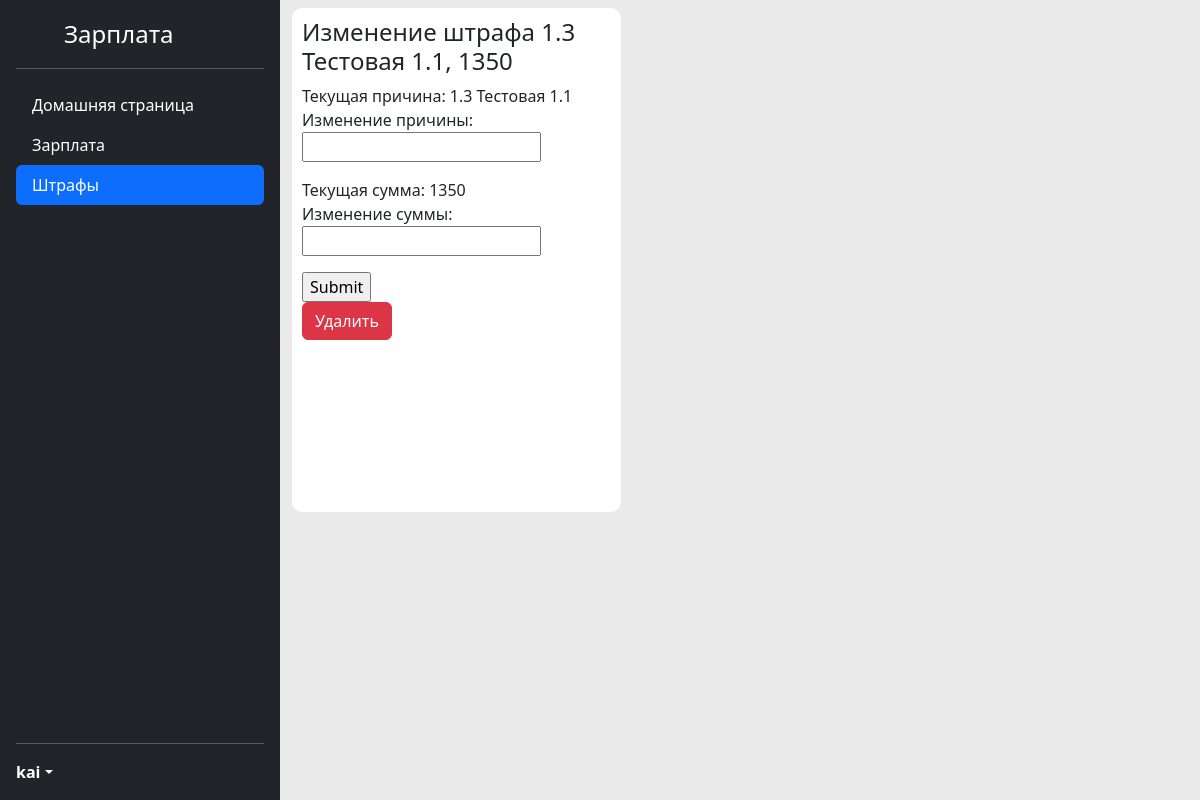
Screenshot of /salary/sanction/3/ (signed in) with the database file from the repository.
### main/models.py (models this page shows)
class Sanction(models.Model): # Сетка штрафов а именно какие штрафы есть и какая за них ответственность
    reason = models.CharField(max_length = 200)
    summ = models.IntegerField()
    def __str__(self):
        return f"{self.reason}, {self.summ}"

### main/views.py (the view)
# urls.py: path('sanction/<int:id>/', views.cahnge_sanction),
@login_required
@permission_required('main.change_sanction')
def cahnge_sanction(request, id):
    try:
          sanction = Sanction.objects.get(id=id)
          if request.method == "POST":
               if request.POST.get("reason") != "": sanction.reason = request.POST.get("reason")
               if request.POST.get("summ") != "":sanction.summ = request.POST.get("summ")
               sanction.save()
               return HttpResponseRedirect("/salary/sanction")
          return render(request, "edit_sanction.html", context={"sanction":sanction})
    except Sanction.DoesNotExist:
         return  HttpResponseRedirect("/salary/sanction")

### main/templates/edit_sanction.html (shortened to what this page needs)
{% extends 'content_base.html' %}
{% block link_3 %}active{% endblock link_3 %}
{% block content %}
{% if perms.main.change_sanctions %}
<div class="block_2-60">
    <h4>Изменение штрафа {{ sanction }}</h4>
    <form method="post">
            <p>
                <label>Текущая причина: {{sanction.reason}}</label><br>
                <label>Изменение причины:</label><br>
                <input type="text" name="reason"/>
            </p>
            <p>
                <label>Текущая сумма: {{ sanction.summ }}</label><br>
                <label>Изменение суммы:</label><br>
                <input type="number" name="summ"/>
            </p>
        <input type="submit" value="Submit">
    </form>
    <a href="delete" class="btn btn-danger">Удалить</a>
</div>
{% endif %}
{% endblock content %}

### main/templates/content_base.html (shortened to what this page needs)
<!DOCTYPE html>
<html lang="ru">
  <head>
    {% load django_bootstrap5 %}
    {% bootstrap_css %}
  <head>
<body>
  <main class="d-flex flex-nowrap">
    <div class="d-flex flex-column flex-shrink-0 p-3 text-bg-dark b-indent-vr sticky" style="width: 280px;">
      <a href="#" class="d-flex align-items-center mb-3 mb-md-0 me-md-auto text-white text-decoration-none">
        <svg class="bi pe-none me-2" width="40" height="32"><use xlink:href="#bootstrap"></use></svg>
        <span class="fs-4">Зарплата</span>
      </a>
      <hr>
      <ul class="nav nav-pills flex-column mb-auto">
        <li class="nav-item">
          <a href="/salary" class="nav-link {% block link_1 %}text-white{% endblock link_1 %}" aria-current="page">
            Домашняя страница
          </a>
        </li>
        {% if perms.main.change_salary %}
        <li>
          <a href="/salary" class="nav-link {% block link_2 %}text-white{% endblock link_2 %}" aria-current="page">
            Зарплата
          </a>
        </li>
        {% endif %}
        {% if perms.main.change_sanction %}
        <li>
          <a href="/salary/sanction/" class="nav-link {% block link_3 %}text-white{% endblock link_3 %}" aria-current="page">
            Штрафы
          </a>
        </li>
        {% endif %}
      </ul>
      <hr>
      <div class="dropdown">
        <a href="#" class="d-flex align-items-center text-white text-decoration-none dropdown-toggle" data-bs-toggle="dropdown" aria-expanded="false">
          <strong>{{ user.username }}</strong>
        </a>
      </div>
    </div>
    <div class="">
      {% block content %}
      {% endblock content %}
    </div>
  </main>
</body>
</html>

### rows the page displays
Sanction: reason+summ "1.3 Тестовая 1.1, 1350", reason "1.3 Тестовая 1.1", summ "1350"

### other values shown
{{ user.username }} "kai"
